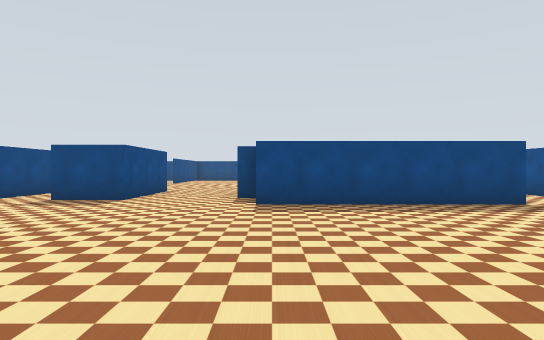
view 1 (above)

24 first-person views from a walk through a robot-simulator world made for Webots. The camera is 1.3 m above the floor, looks level and sees 75° across. The floor is counted in squares, 2 m on a side. Each view is taken from the middle of a square. On the plan, view 1 faces up. The plan holds only what a view shows up to about 10 squares ahead; the rest is blank. The place goes on beyond the plan. Robots are left out. Webots' stock objects and surfaces are drawn as simple stand-ins.

view 2
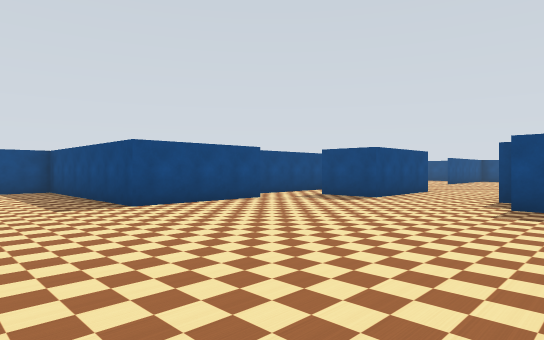

view 3
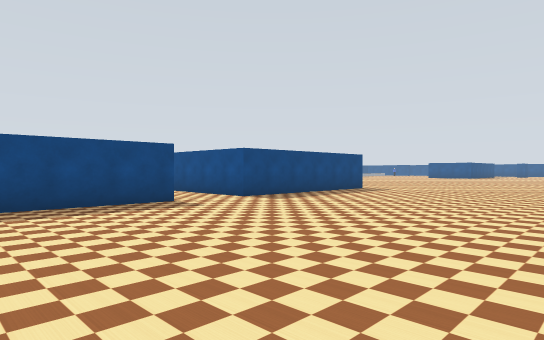

view 4
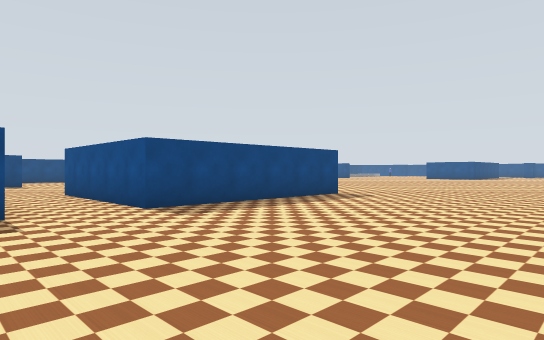

view 5
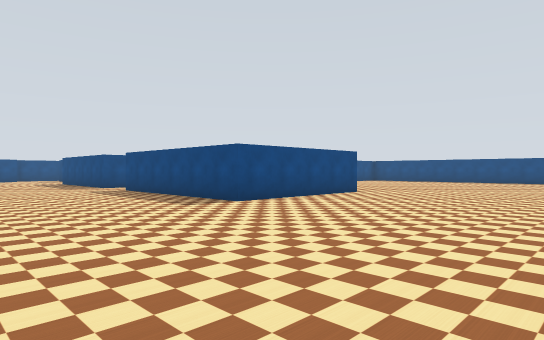

view 6
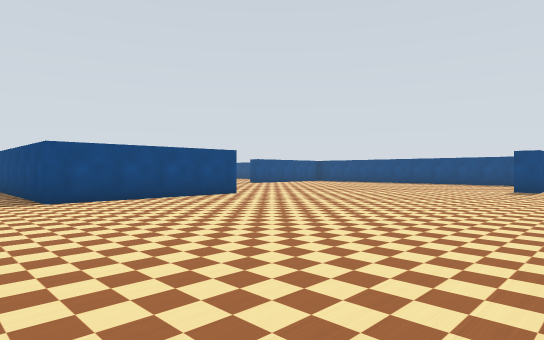

view 7
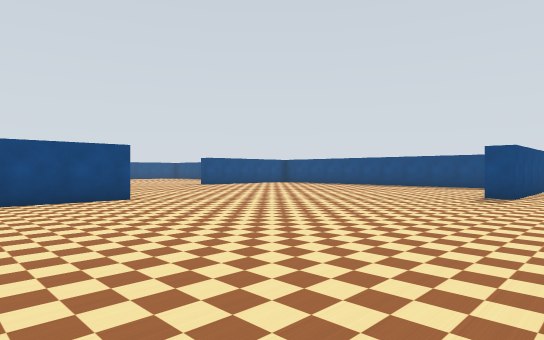

view 8
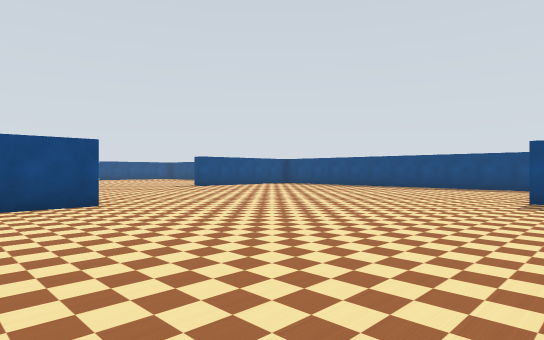

view 9
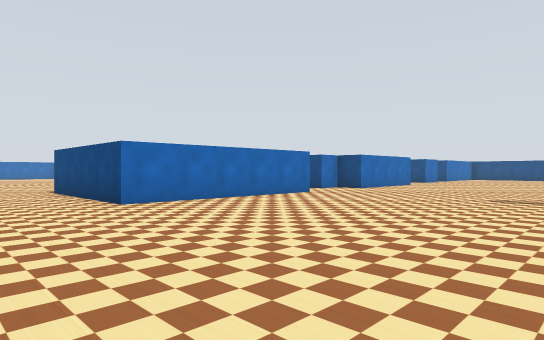

view 10
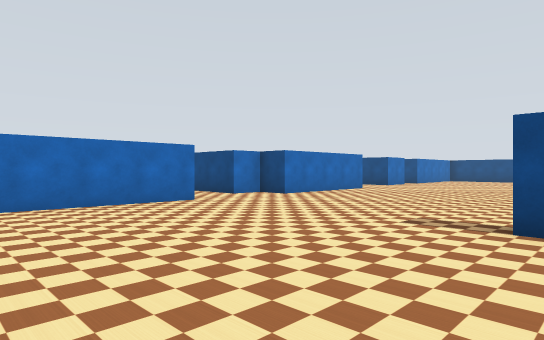

view 11
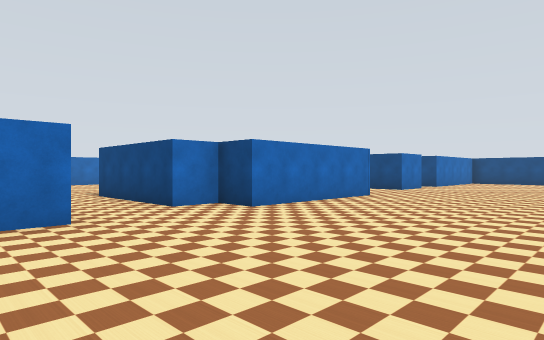

view 12
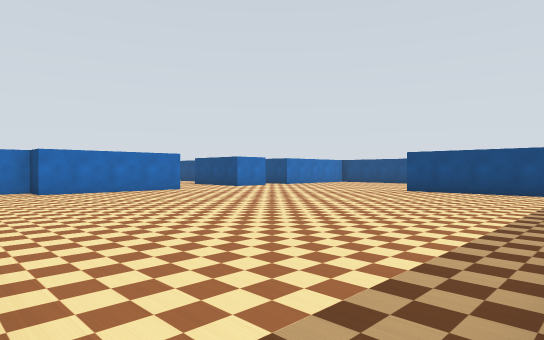

view 13
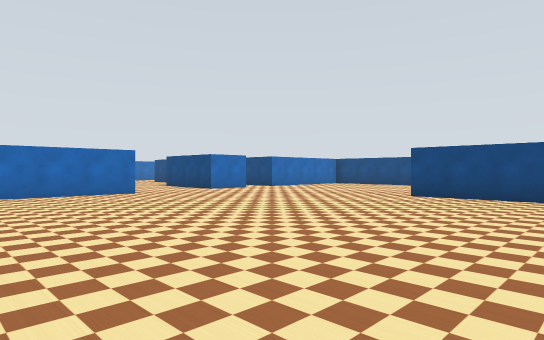

view 14
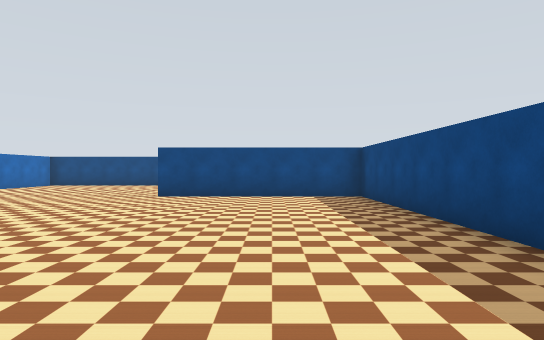

view 15
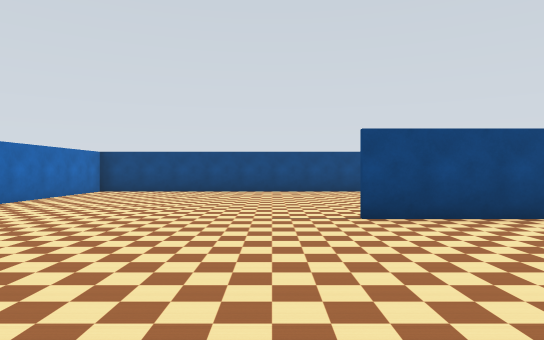

view 16
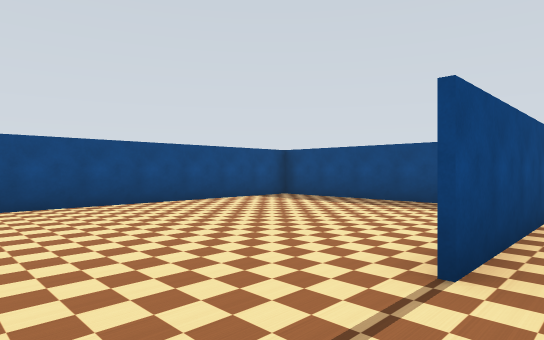

view 17
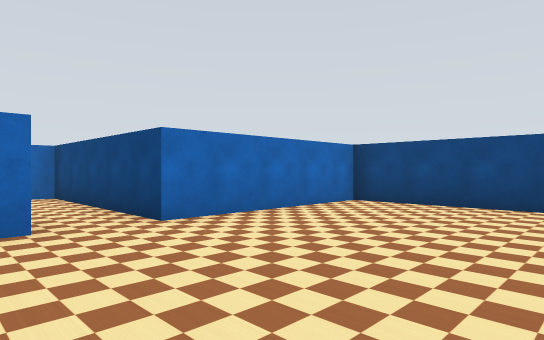

view 18
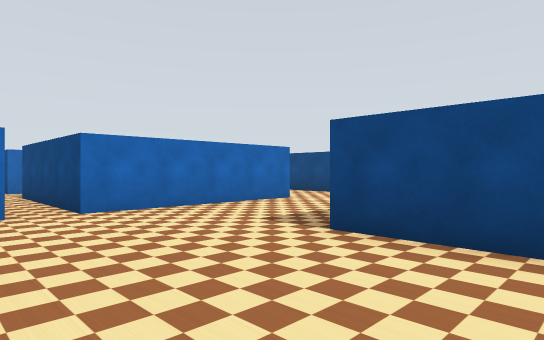

view 19
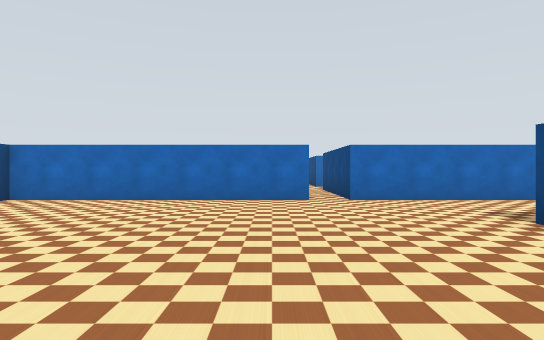

view 20
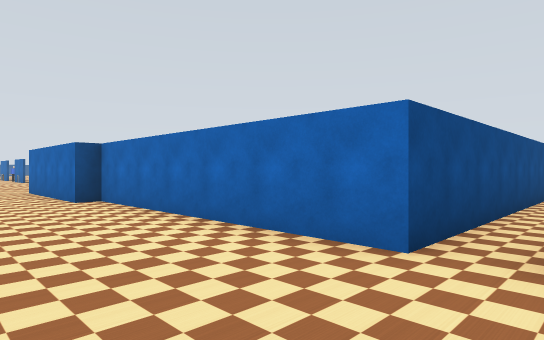

view 21
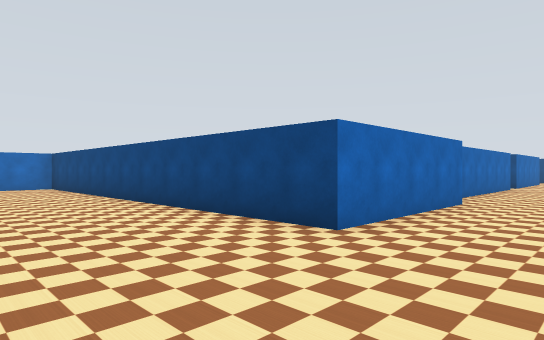

view 22
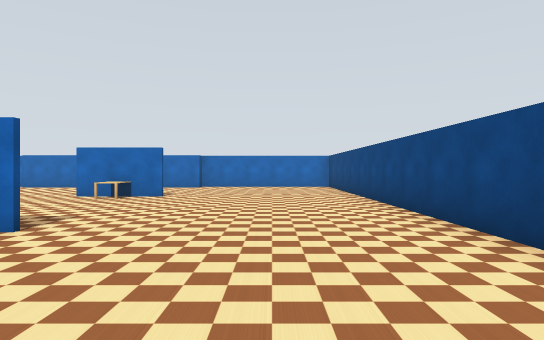

view 23
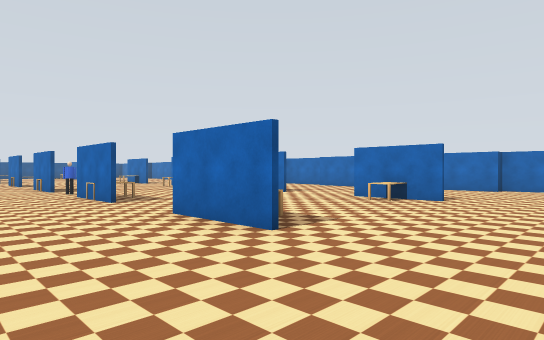

view 24
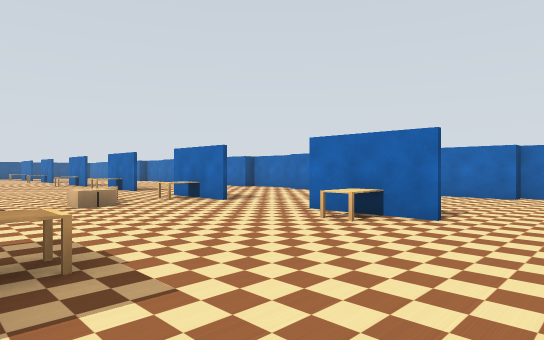

### Floor plan
Points are (right, up) in squares from view 1. A wall is a line through its corners. A room is listed if a view was taken in it or the views show most of it. See-through windows are left out.
Room 1 (views 1, 2, 3, 4, 5, 6, 7, 8, 9, 10, 11, 12, 13, 14, 15, 16, 17, 18, 19, 20, 21, 22, 23, 24)
walls: (6.7, 6.7) (6.7, 11.3) (12.3, 11.3) (12.3, 6.7) (6.7, 6.7); (-0.4, 8.2) (-0.9, 8.2); (12.6, -1.7) (13.5, -1.7); (-0.4, 11.3) (3.8, 11.3) (3.8, 10.3) (4.8, 10.3) (4.8, 6.7) (-0.4, 6.7); (-3.2, 10) (-3.2, 7.7) (-4.9, 7.7); (18.4, -1.7) (19.4, -1.7); (-5.2, 5.9) (-5.2, 2.7) (-10.7, 2.7) (-10.7, 1.5); (12.6, -6.7) (14.9, -6.7); (-2.8, -4.4) (-2.8, -0.7) (3.7, -0.7) (3.7, -0.2) (7.8, -0.2) (7.8, -9); (17.1, -6.7) (19.4, -6.7); (1.1, 22.2) (-4.7, 22.2) (-4.7, 17.1); (-8.4, -0.7) (-3.7, -0.7) (-3.7, -4.7); (18.3, 20.5) (18.3, 17.2) (17.6, 17.2); (12.2, -11.7) (12.7, -11.7) (12.7, -11.2) (14.2, -11.2); (-10.7, 14.1) (-10.7, 10.8) (-6.2, 10.8) (-6.2, 5.8) (-5.8, 5.8); (-6.5, 22.2) (-10.7, 22.2) (-10.7, 15.9)
ways out: opening at (-3, -4)
objects: table (14, -6); table (14, -2); other object (18, -6); other object (18, -2); other object (19, -5); person (20, -2)

Positions as (right, up) in squares from view 1, and headings:
1: (0, 0), facing up
2: (1, 0), facing up-left
3: (1, 0), facing up-right
4: (4, 1), facing up-right
5: (18, 2), facing up-left
6: (20, 5), facing up-left
7: (20, 8), facing up-left
8: (19, 9), facing up-left
9: (15, 18), facing down-left
10: (11, 18), facing down-left
11: (8, 16), facing down-left
12: (6, 22), facing down-left
13: (4, 21), facing down-left
14: (4, 20), facing left
15: (0, 16), facing left
16: (-4, 15), facing up-left
17: (-4, 15), facing down-left
18: (-2, 5), facing down-left
19: (-2, 7), facing down
20: (-4, 2), facing down-right
21: (11, 2), facing down-left
22: (10, 2), facing down
23: (10, 1), facing down-right
24: (11, -2), facing down-right
